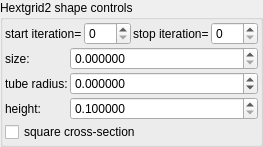
    <widget class="QGroupBox" name="groupBox_7">
     <property name="title">
      <string>Hextgrid2 shape controls</string>
     </property>
     <layout class="QVBoxLayout" name="verticalLayout_9" stretch="0,0">
      <property name="spacing">
       <number>2</number>
      </property>
      <property name="leftMargin">
       <number>2</number>
      </property>
      <property name="topMargin">
       <number>2</number>
      </property>
      <property name="rightMargin">
       <number>2</number>
      </property>
      <property name="bottomMargin">
       <number>2</number>
      </property>
      <item>
       <layout class="QHBoxLayout" name="horizontalLayout_11" stretch="0,1,0,1">
        <property name="topMargin">
         <number>0</number>
        </property>
        <item>
         <widget class="QLabel" name="label_83">
          <property name="text">
           <string>start iteration=</string>
          </property>
          <property name="wordWrap">
           <bool>true</bool>
          </property>
         </widget>
        </item>
        <item>
         <widget class="MySpinBox" name="spinboxInt_transf_start_iterations">
          <property name="sizePolicy">
           <sizepolicy hsizetype="Minimum" vsizetype="Maximum">
            <horstretch>0</horstretch>
            <verstretch>0</verstretch>
           </sizepolicy>
          </property>
          <property name="minimum">
           <number>0</number>
          </property>
          <property name="maximum">
           <number>999</number>
          </property>
          <property name="value">
           <number>0</number>
          </property>
         </widget>
        </item>
        <item>
         <widget class="QLabel" name="label_69">
          <property name="text">
           <string>stop iteration=</string>
          </property>
          <property name="wordWrap">
           <bool>true</bool>
          </property>
         </widget>
        </item>
        <item>
         <widget class="MySpinBox" name="spinboxInt_transf_stop_iterations">
          <property name="sizePolicy">
           <sizepolicy hsizetype="Preferred" vsizetype="Maximum">
            <horstretch>0</horstretch>
            <verstretch>0</verstretch>
           </sizepolicy>
          </property>
          <property name="maximum">
           <number>999</number>
          </property>
         </widget>
        </item>
       </layout>
      </item>
      <item>
       <layout class="QGridLayout" name="gridLayout_32" columnstretch="0,1">
        <property name="spacing">
         <number>2</number>
        </property>
        <item row="1" column="1">
         <widget class="MyDoubleSpinBox" name="spinbox_transf_scale_1">
          <property name="sizePolicy">
           <sizepolicy hsizetype="Minimum" vsizetype="Maximum">
            <horstretch>0</horstretch>
            <verstretch>0</verstretch>
           </sizepolicy>
          </property>
          <property name="prefix">
           <string/>
          </property>
          <property name="suffix">
           <string/>
          </property>
          <property name="decimals">
           <number>6</number>
          </property>
          <property name="minimum">
           <double>0.000000000000000</double>
          </property>
          <property name="maximum">
           <double>99.998999999999995</double>
          </property>
          <property name="singleStep">
           <double>0.100000000000000</double>
          </property>
         </widget>
        </item>
        <item row="2" column="1">
         <widget class="MyDoubleSpinBox" name="spinbox_transf_offset_0005">
          <property name="sizePolicy">
           <sizepolicy hsizetype="Minimum" vsizetype="Maximum">
            <horstretch>0</horstretch>
            <verstretch>0</verstretch>
           </sizepolicy>
          </property>
          <property name="prefix">
           <string/>
          </property>
          <property name="suffix">
           <string/>
          </property>
          <property name="decimals">
           <number>6</number>
          </property>
          <property name="minimum">
           <double>-100000.000000000000000</double>
          </property>
          <property name="maximum">
           <double>100000.000000000000000</double>
          </property>
          <property name="singleStep">
           <double>0.010000000000000</double>
          </property>
         </widget>
        </item>
        <item row="1" column="0">
         <widget class="QLabel" name="label_13">
          <property name="text">
           <string>size:</string>
          </property>
         </widget>
        </item>
        <item row="3" column="1">
         <widget class="MyDoubleSpinBox" name="spinbox_transf_scaleF_1">
          <property name="sizePolicy">
           <sizepolicy hsizetype="Minimum" vsizetype="Maximum">
            <horstretch>0</horstretch>
            <verstretch>0</verstretch>
           </sizepolicy>
          </property>
          <property name="prefix">
           <string/>
          </property>
          <property name="suffix">
           <string/>
          </property>
          <property name="decimals">
           <number>6</number>
          </property>
          <property name="minimum">
           <double>0.100000000000000</double>
          </property>
          <property name="maximum">
           <double>99.998999999999995</double>
          </property>
          <property name="singleStep">
           <double>0.100000000000000</double>
          </property>
         </widget>
        </item>
        <item row="3" column="0">
         <widget class="QLabel" name="label_14">
          <property name="text">
           <string>height:</string>
          </property>
         </widget>
        </item>
        <item row="4" column="0" colspan="2">
         <widget class="MyCheckBox" name="checkBox_transf_function_enabledJ_false">
          <property name="text">
           <string>square cross-section</string>
          </property>
         </widget>
        </item>
        <item row="2" column="0">
         <widget class="QLabel" name="label_21">
          <property name="text">
           <string>tube radius:</string>
          </property>
         </widget>
        </item>
       </layout>
      </item>
     </layout>
    </widget>
